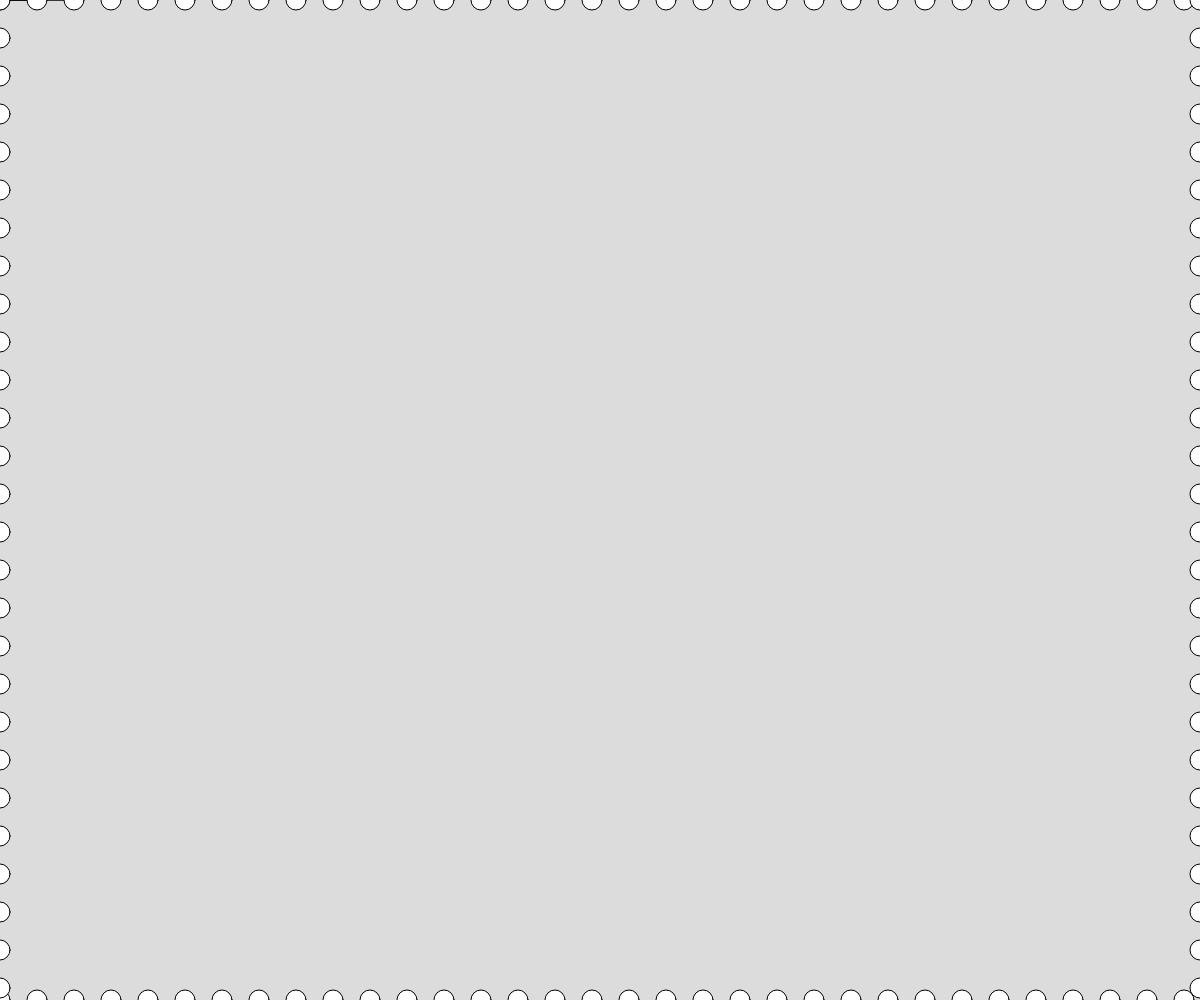
Frame 1 (no input)
Frame 60 (no input): identical to frame 1, image omitted
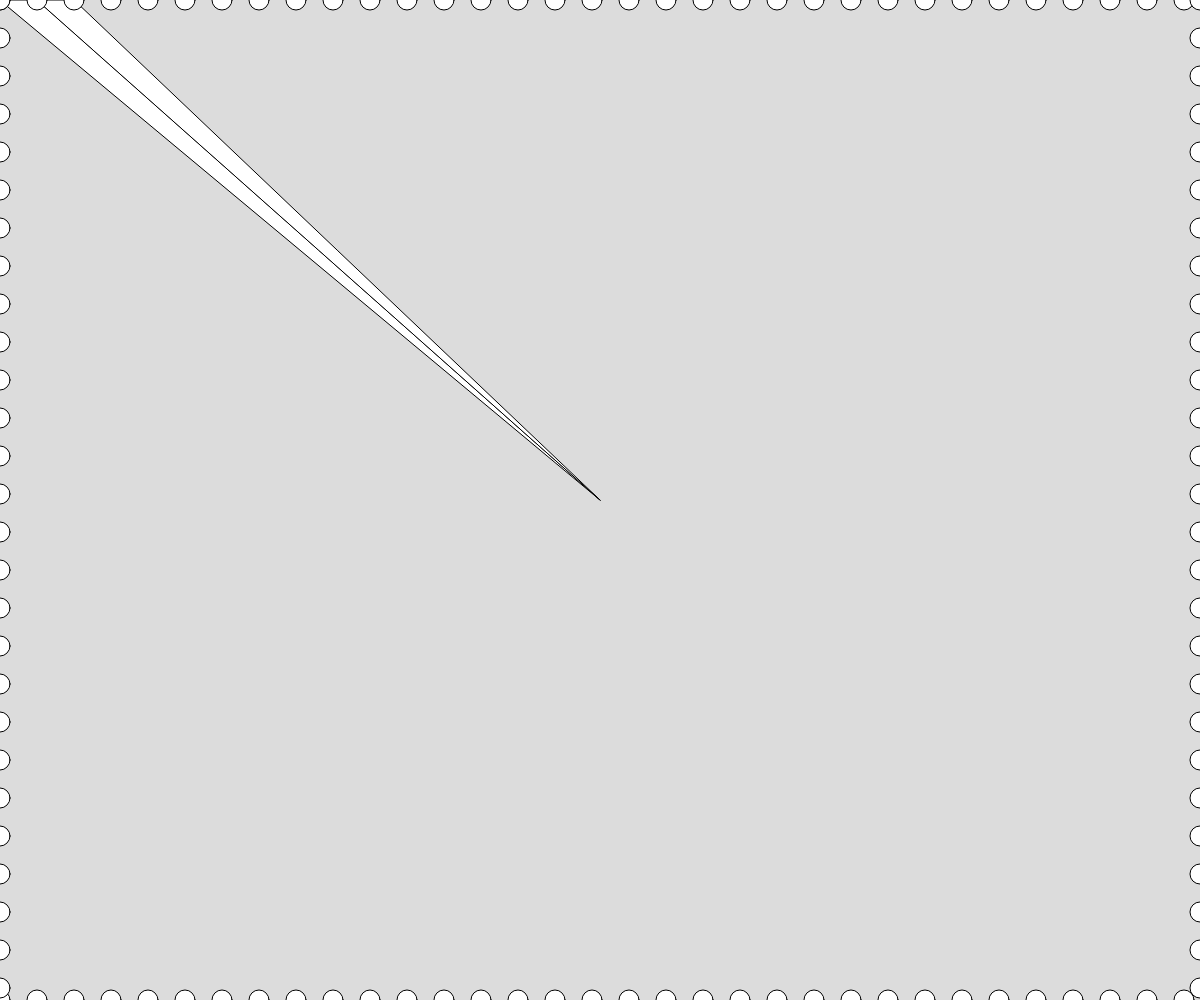
Frame 120 (the mouse pressed at the canvas centre since frame 60)

The p5.js sketch that drew these frames (run headless with seeded random() and noise() and a simulated clock; from frame 60 on, the mouse is pressed at the canvas centre):

// p5.js sketch
// ── sketch.js
// Project Title
// Your Name
// Date
//
// Extra for Experts:
// - describe what you did to take this project "above and beyond"

let cX = 0;

function setup() {
  createCanvas(windowWidth, windowHeight);
}

function movingBall(){
  // using draw() loop, we can animate.
  cX += 5;
  if(cX > width) cX = 0; //wrap around
  circle(cX, 50, 25);
}

function circleLine(y, size){
  // use this function to draw a line of circles
  // y → number   height at which to draw the line
  // size → number   diameter of the circles
  let xEnd = width;   //90% position from left

  for(let x = 0; x < xEnd; x += size + 17){

    circle(x,y,size);
  }
}

function gradientBackground(){
  //create a gradient to use as a background
  let h = 2; //height of each rectangle

  //use a loop (doesn't have to be WHILE)
  //to draw vertical stack of rectangles
  
  let y = 0;
  noStroke();
  while (y < height){
    let value = map(y,0,height,0,255);
    fill(value,255-value,128 - value/2);
    rect(0, y, width, h);
    y += h;
  }

}

function circleLineVert(x, size){
  // use this function to draw a line of circles
  // y → number   height at which to draw the line
  // size → number   diameter of the circles
  let yEnd = height;   //90% position from left

  for(let y = 0; y < yEnd; y += size + 18){

    circle(x,y,size);
  }
}

function challenge(){
  for(let x1 = 0; x1 < width/20; x1 += 37){
    triangle(x1, 0, x1 + 37, 0, mouseX, mouseY)
  }
}

function draw() {
  background(220);
  challenge();
  circleLine(0, 20)
  circleLine(height, 20)
  circleLineVert(0, 20)
  circleLineVert(width, 20)
  //gradientBackground();
  //movingBall();
  //circleLine(height*0.35, 30);
  //circleLine(height/2, 50);
  //circleLine(height*0.65, 80);
}
